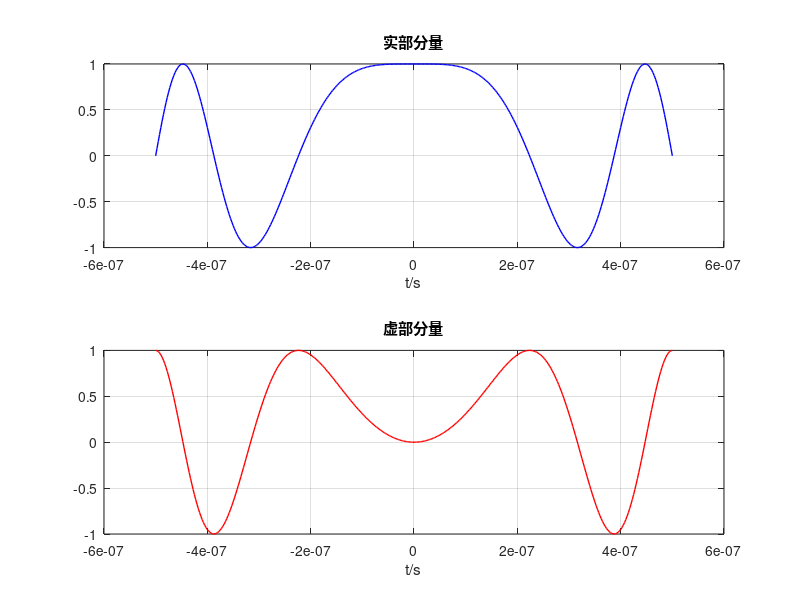
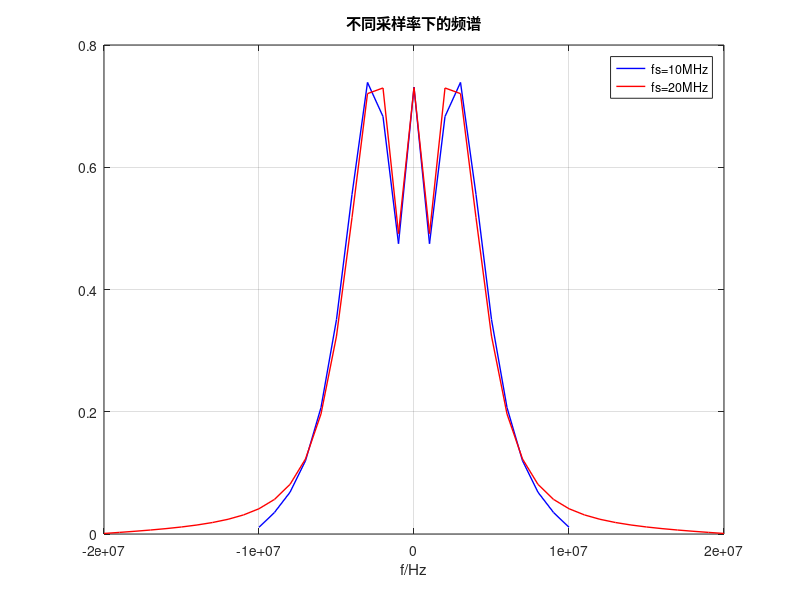
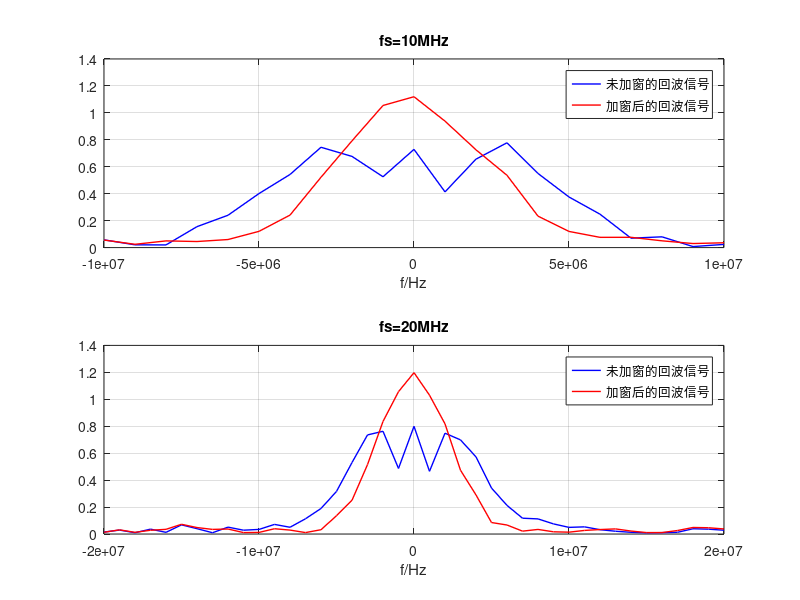
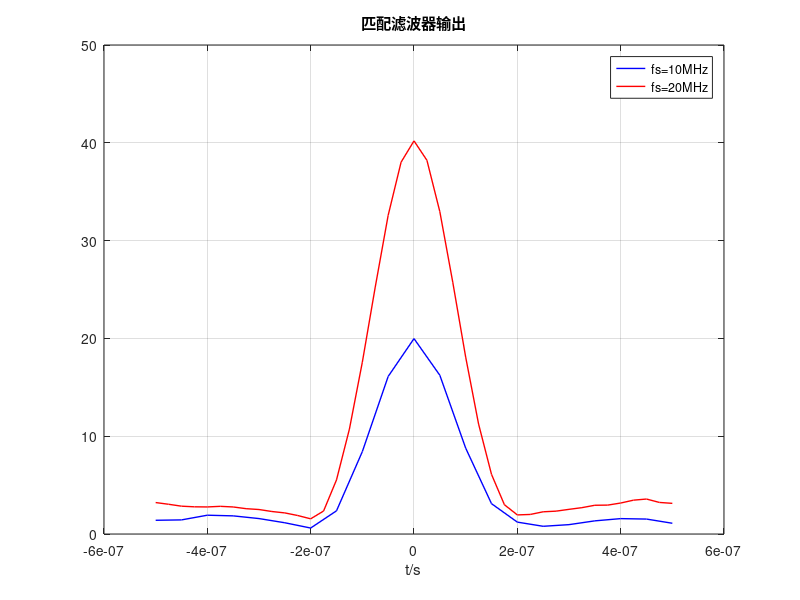

Write MATLAB code to recreate these figures, in order.
clc,clear,close all
B = 10e6;
Tp = 1e-6;
a = 1;
k = B/Tp/2;
fs = [20e6 40e6 40e7];       %采样频率
Ts = 1./fs;
n = Tp*fs;
t = linspace(-Tp/2,Tp/2,n(3)+1);
t1 = linspace(-Tp/2,Tp/2,n(1)+1);
t2 = linspace(-Tp/2,Tp/2,n(2)+1);
x1 = a*exp(1i*2*pi*k.*t1.^2);
x2 = a*exp(1i*2*pi*k.*t2.^2);
x3 = a*exp(1i*2*pi*k.*t.^2);

figure(1);
subplot(2,1,1);
plot(t,real(x3),'b','LineWidth',1);
xlabel('t/s');
title('实部分量');
grid on;
subplot(2,1,2);
plot(t,imag(x3),'r','LineWidth',1);
title('虚部分量');
xlabel('t/s')
grid on;

x1_fft = fft(x1)*2/(n(1)+1);
x1_f = fftshift(x1_fft);
f1 = linspace(-fs(1)/2,fs(1)/2,n(1)+1);

x2_fft = fft(x2)*2/(n(2)+1);
x2_f = fftshift(x2_fft);
f2 = linspace(-fs(2)/2,fs(2)/2,n(2)+1);

figure(2);
plot(f1,abs(x1_f),'b','LineWidth',1);
xlabel('f/Hz');
grid on;
hold on;
plot(f2,abs(x2_f),'r','LineWidth',1);
title('不同采样率下的频谱');
legend('fs=10MHz','fs=20MHz');
xlabel('f/Hz');
grid on;

%% 回波加窗
r_x1 = awgn(x1,20); %加高斯白噪声
r_x2 = awgn(x2,20); 

win1 = 1.852*hamming(n(1)+1);
win_x1 = r_x1.*win1';   %加窗
win_x1_fft = fft(win_x1)*2/(n(1)+1);
win_x1_f = fftshift(win_x1_fft);

figure(3);
subplot(2,1,1);
plot(f1,abs(fftshift(fft(r_x1)*2/(n(1)+1))),'b','LineWidth',1);
grid on;
hold on;
plot(f1,abs(win_x1_f),'r','LineWidth',1);
title('fs=10MHz');
legend('未加窗的回波信号','加窗后的回波信号')
xlabel('f/Hz');
grid on;

win2 = 1.852*hamming(n(2)+1);
win_x2 = r_x2.*win2';
win_x2_fft = fft(win_x2)*2/n(2);
win_x2_f = fftshift(win_x2_fft);

subplot(2,1,2);
plot(f2,abs(fftshift(fft(r_x2)*2/n(2))),'b','LineWidth',1);
grid on;
hold on;
plot(f2,abs(win_x2_f),'r','LineWidth',1);
grid on;
title('fs=20MHz');
legend('未加窗的回波信号','加窗后的回波信号')
xlabel('f/Hz');

%% 匹配滤波
h1 = conj(x1(end:-1:1));
y1 = conv(win_x1,h1,"same");
figure; 
plot(t1,abs(y1),'b','LineWidth',1);
hold on;
h2 = conj(x2(end:-1:1));
y2 = conv(win_x2,h2,"same");
plot(t2,abs(y2),'r','LineWidth',1);
title('匹配滤波器输出');
grid on;
legend('fs=10MHz','fs=20MHz');
xlabel('t/s');
